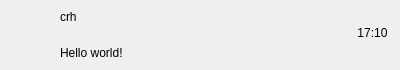
<?xml version="1.0" encoding="UTF-8"?>
<ui version="4.0">
 <class>ChatUserWid</class>
 <widget class="QWidget" name="ChatUserWid">
  <property name="geometry">
   <rect>
    <x>0</x>
    <y>0</y>
    <width>400</width>
    <height>70</height>
   </rect>
  </property>
  <property name="minimumSize">
   <size>
    <width>0</width>
    <height>70</height>
   </size>
  </property>
  <property name="maximumSize">
   <size>
    <width>16777215</width>
    <height>70</height>
   </size>
  </property>
  <property name="windowTitle">
   <string>Form</string>
  </property>
  <layout class="QHBoxLayout" name="horizontalLayout">
   <property name="spacing">
    <number>0</number>
   </property>
   <property name="leftMargin">
    <number>8</number>
   </property>
   <property name="topMargin">
    <number>0</number>
   </property>
   <property name="rightMargin">
    <number>0</number>
   </property>
   <property name="bottomMargin">
    <number>0</number>
   </property>
   <item>
    <widget class="QWidget" name="icon_wid" native="true">
     <property name="minimumSize">
      <size>
       <width>50</width>
       <height>50</height>
      </size>
     </property>
     <property name="maximumSize">
      <size>
       <width>50</width>
       <height>50</height>
      </size>
     </property>
     <widget class="QLabel" name="icon_lb">
      <property name="geometry">
       <rect>
        <x>0</x>
        <y>0</y>
        <width>45</width>
        <height>45</height>
       </rect>
      </property>
      <property name="minimumSize">
       <size>
        <width>45</width>
        <height>45</height>
       </size>
      </property>
      <property name="maximumSize">
       <size>
        <width>45</width>
        <height>45</height>
       </size>
      </property>
      <property name="text">
       <string/>
      </property>
     </widget>
    </widget>
   </item>
   <item>
    <widget class="QWidget" name="user_info_wid" native="true">
     <layout class="QVBoxLayout" name="verticalLayout">
      <property name="leftMargin">
       <number>2</number>
      </property>
      <property name="topMargin">
       <number>2</number>
      </property>
      <property name="rightMargin">
       <number>2</number>
      </property>
      <property name="bottomMargin">
       <number>2</number>
      </property>
      <item>
       <widget class="QLabel" name="user_name_lb">
        <property name="text">
         <string>crh</string>
        </property>
       </widget>
      </item>
      <item>
       <widget class="QLabel" name="user_chat_lb">
        <property name="text">
         <string>Hello world!</string>
        </property>
       </widget>
      </item>
     </layout>
    </widget>
   </item>
   <item>
    <widget class="QWidget" name="time_wid" native="true">
     <property name="minimumSize">
      <size>
       <width>50</width>
       <height>50</height>
      </size>
     </property>
     <property name="maximumSize">
      <size>
       <width>50</width>
       <height>50</height>
      </size>
     </property>
     <widget class="QLabel" name="time_lb">
      <property name="geometry">
       <rect>
        <x>0</x>
        <y>0</y>
        <width>45</width>
        <height>45</height>
       </rect>
      </property>
      <property name="minimumSize">
       <size>
        <width>45</width>
        <height>45</height>
       </size>
      </property>
      <property name="maximumSize">
       <size>
        <width>45</width>
        <height>45</height>
       </size>
      </property>
      <property name="text">
       <string>17:10</string>
      </property>
      <property name="alignment">
       <set>Qt::AlignmentFlag::AlignCenter</set>
      </property>
     </widget>
    </widget>
   </item>
  </layout>
 </widget>
 <resources/>
 <connections/>
</ui>
